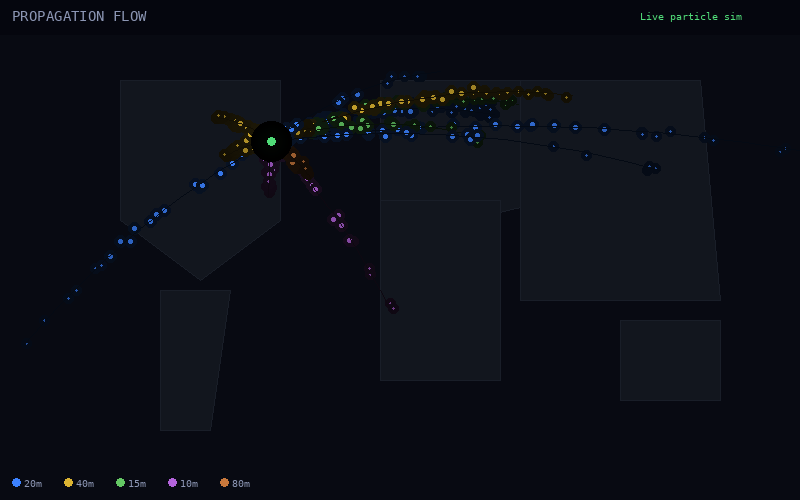

Here is the Python script that generated this plot:
"""Particle Flow — Propagation wind map with flowing particles along QSO paths."""
import math
import random
from PIL import Image, ImageDraw, ImageFont

random.seed(42)
W, H = 800, 500
BG = (8, 10, 18)
LABEL_COLOR = (140, 150, 180)
DIM_LAND = (18, 22, 30)

BAND_COLORS = {
    "20m": (60, 130, 255), "40m": (220, 180, 50), "15m": (100, 200, 100),
    "10m": (180, 100, 220), "80m": (200, 120, 60),
}

HOME = (39.0, -98.0)
CONTACTS = [
    (51.5, -0.1, "20m", 40), (48.8, 2.3, "20m", 30), (52.5, 13.4, "15m", 25),
    (35.7, 139.7, "20m", 15), (-33.9, 151.2, "20m", 10), (55.7, 37.6, "40m", 20),
    (40.4, -3.7, "15m", 12), (-22.9, -43.2, "10m", 8), (19.4, -99.1, "10m", 15),
    (43.6, -79.4, "40m", 35), (64.1, -21.9, "20m", 6), (33.9, -118.2, "40m", 25),
    (47.6, -122.3, "40m", 20), (25.8, -80.2, "80m", 18), (28.6, 77.2, "20m", 8),
]


def lat_lon_to_xy(lat, lon, center_lat=30.0, center_lon=-40.0):
    x = (lon - center_lon + 180) % 360 * W / 360
    y = (90 - lat) * H / 180
    return x, y


def lerp_point(p1, p2, t):
    return p1[0] + (p2[0] - p1[0]) * t, p1[1] + (p2[1] - p1[1]) * t


img = Image.new("RGB", (W, H), BG)
draw = ImageDraw.Draw(img)

try:
    font = ImageFont.truetype("/usr/share/fonts/truetype/dejavu/DejaVuSansMono.ttf", 14)
    font_sm = ImageFont.truetype("/usr/share/fonts/truetype/dejavu/DejaVuSansMono.ttf", 10)
except OSError:
    font = font_sm = ImageFont.load_default()

# Simplified continent shapes
continents = [
    [(120, 80), (280, 80), (280, 220), (200, 280), (120, 220)],  # NA
    [(160, 290), (230, 290), (210, 430), (160, 430)],  # SA
    [(380, 80), (550, 80), (550, 200), (380, 240)],  # EU
    [(380, 200), (500, 200), (500, 380), (380, 380)],  # AF
    [(520, 80), (700, 80), (720, 300), (520, 300)],  # AS
    [(620, 320), (720, 320), (720, 400), (620, 400)],  # OC
]
for points in continents:
    draw.polygon(points, fill=DIM_LAND, outline=(25, 30, 40))

home_xy = lat_lon_to_xy(*HOME)

# Draw particle trails along paths
for lat, lon, band, density in CONTACTS:
    dest_xy = lat_lon_to_xy(lat, lon)
    base_color = BAND_COLORS.get(band, (60, 130, 255))

    # Great circle approximation with arc
    mid_x = (home_xy[0] + dest_xy[0]) / 2
    mid_y = (home_xy[1] + dest_xy[1]) / 2
    dist = math.sqrt((dest_xy[0] - home_xy[0]) ** 2 + (dest_xy[1] - home_xy[1]) ** 2)
    lift = min(dist * 0.15, 40)
    ctrl = (mid_x, mid_y - lift)

    # Draw multiple particle positions along the path
    num_particles = density * 2
    for pi in range(num_particles):
        # Each particle at a random position along the path
        t = random.uniform(0, 1)

        # Quadratic bezier
        bx = (1 - t) ** 2 * home_xy[0] + 2 * (1 - t) * t * ctrl[0] + t**2 * dest_xy[0]
        by = (1 - t) ** 2 * home_xy[1] + 2 * (1 - t) * t * ctrl[1] + t**2 * dest_xy[1]

        # Particle size decreases with distance from home
        size = max(1, int(3 * (1 - t * 0.5)))
        # Alpha fades toward destination
        alpha = 0.3 + 0.7 * (1 - t * 0.6)
        # Add slight random scatter
        bx += random.gauss(0, 2)
        by += random.gauss(0, 2)

        r, g, b = base_color
        c = (int(r * alpha), int(g * alpha), int(b * alpha))

        # Glow
        for gr in range(size + 4, size, -1):
            ga = alpha * 0.15
            gc = (int(r * ga), int(g * ga), int(b * ga))
            draw.ellipse([bx - gr, by - gr, bx + gr, by + gr], fill=gc)
        draw.ellipse([bx - size, by - size, bx + size, by + size], fill=c)

    # Faint path line
    steps = 30
    path_pts = []
    for si in range(steps + 1):
        t = si / steps
        px = (1 - t) ** 2 * home_xy[0] + 2 * (1 - t) * t * ctrl[0] + t**2 * dest_xy[0]
        py = (1 - t) ** 2 * home_xy[1] + 2 * (1 - t) * t * ctrl[1] + t**2 * dest_xy[1]
        path_pts.append((px, py))
    for si in range(len(path_pts) - 1):
        alpha = 0.08
        r, g, b = base_color
        c = (int(r * alpha), int(g * alpha), int(b * alpha))
        draw.line([path_pts[si], path_pts[si + 1]], fill=c, width=1)

# Home station glow
for gr in range(20, 0, -1):
    alpha = 0.03 * (20 - gr) / 20
    draw.ellipse([home_xy[0] - gr, home_xy[1] - gr, home_xy[0] + gr, home_xy[1] + gr], fill=(int(80 * alpha), int(220 * alpha), int(120 * alpha)))
draw.ellipse([home_xy[0] - 4, home_xy[1] - 4, home_xy[0] + 4, home_xy[1] + 4], fill=(80, 220, 120))

# Header
draw.rectangle([(0, 0), (W, 34)], fill=(5, 6, 14))
draw.text((12, 8), "PROPAGATION FLOW", fill=LABEL_COLOR, font=font)
draw.text((W - 160, 10), "Live particle sim", fill=(80, 220, 120), font=font_sm)

# Legend
lx = 12
ly = H - 22
for band, color in BAND_COLORS.items():
    draw.ellipse([lx, ly, lx + 8, ly + 8], fill=color)
    draw.text((lx + 12, ly - 1), band, fill=LABEL_COLOR, font=font_sm)
    lx += 52

img.save("/home/user/carrier_wave/mockups/particle_flow.png")
print("Saved particle_flow.png")
